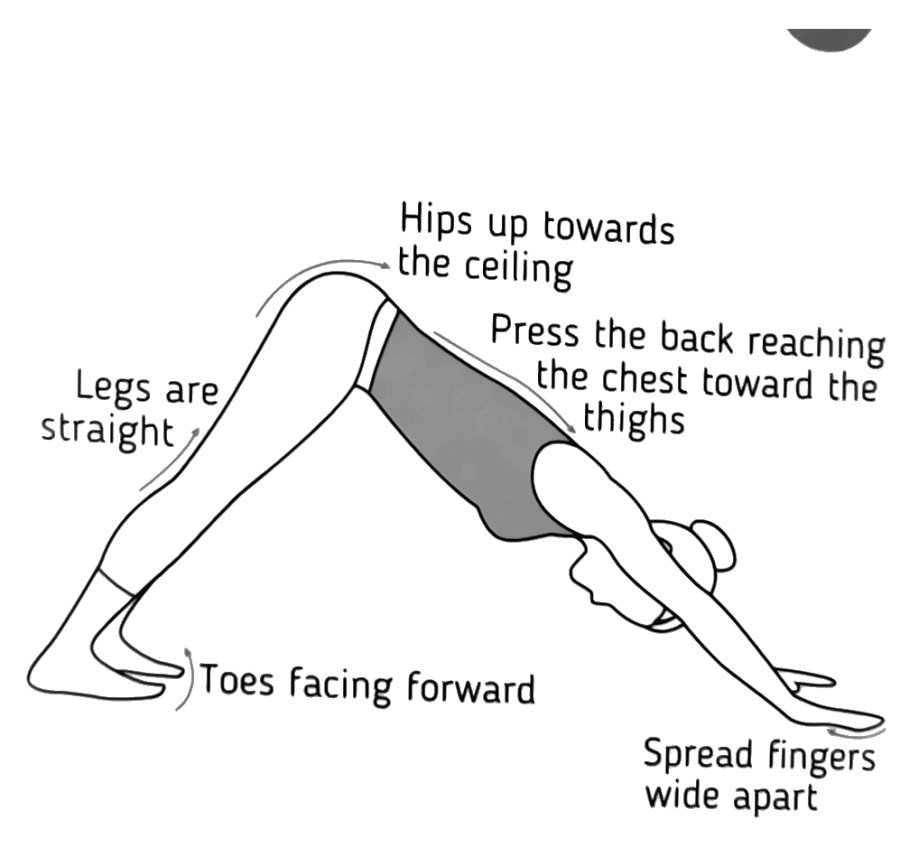
#> input picture img/mazo/adho-mukha-svanasana.jpg, 900 x 847 px
$ python crop_card.py ../img/mazo/adho-mukha-svanasana.jpg ../img/mazo/agnistambhasana.jpg 1.0 1.0
#> lines starting #> are read from the running program, lines starting #| are printed output that depends on the picture; after the words box and inside, x2 and y2 are one past the last pixel; in counts of white or black regions, pixels touching at a corner belong together
#> further down, img is the input picture: shape (847, 900, 3); min 0, max 255, mean 241.4
import cv2, numpy as np, sys

def order(pts):
    s = pts.sum(1); d = np.diff(pts,axis=1).ravel()
    return np.array([pts[np.argmin(s)], pts[np.argmin(d)], pts[np.argmax(s)], pts[np.argmax(d)]], np.float32)

def find_card(img):
    g = cv2.GaussianBlur(cv2.cvtColor(img, cv2.COLOR_BGR2GRAY),(5,5),0)
    _,th = cv2.threshold(g,0,255,cv2.THRESH_BINARY+cv2.THRESH_OTSU)
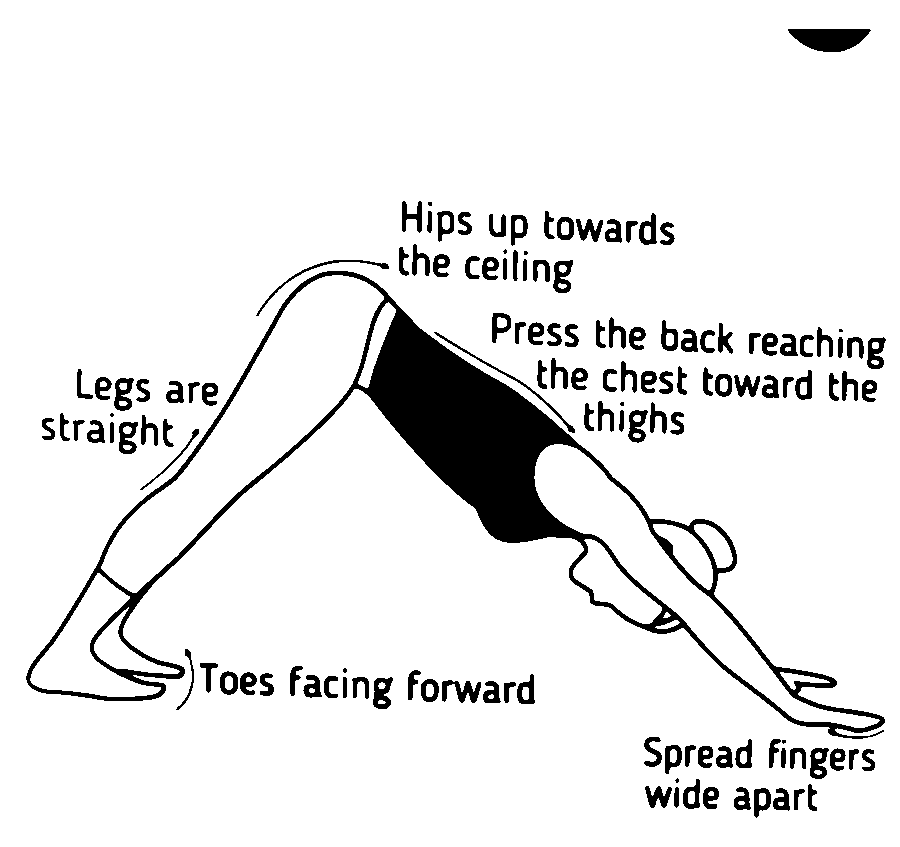
#> th: shape (847, 900); 91.4% white; 134 black regions (9 under 20 px), largest, box (x1, y1, x2, y2) and area: (26, 271, 885, 739) 36954, (788, 29, 871, 52) 1392, (442, 680, 481, 703) 469
    th = cv2.morphologyEx(th, cv2.MORPH_CLOSE, np.ones((25,25),np.uint8))
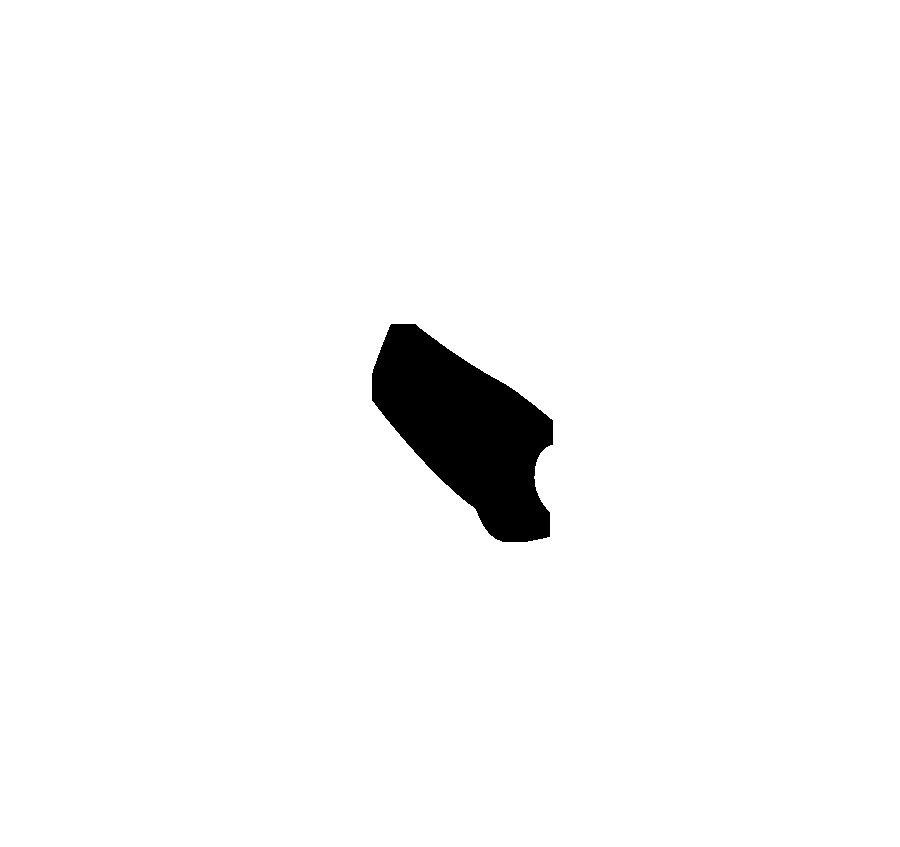
#> th: shape (847, 900); 97.1% white; 1 black region, box (x1, y1, x2, y2) and area: (372, 324, 553, 542) 22435
    cnts,_ = cv2.findContours(th, cv2.RETR_EXTERNAL, cv2.CHAIN_APPROX_SIMPLE)
#> cnts = [[[0, 0], [0, 846], [899, 846], [899, 0]]]
    c = max(cnts, key=cv2.contourArea)
#> c = [[0, 0], [0, 846], [899, 846], [899, 0]]
    peri = cv2.arcLength(c, True); ap=None
#> after `peri = cv2.arcLength(c, True)`: peri = 3490
    for eps in (0.02,0.03,0.05,0.08):
        a = cv2.approxPolyDP(c, eps*peri, True)
        if len(a)==4: ap=a; break
#> this loop made 1 pass
#> ap on pass 1: [[0, 0], [0, 846], [899, 846], [899, 0]]
    if ap is None:
        ap = cv2.boxPoints(cv2.minAreaRect(c)).astype(np.int32).reshape(-1,1,2)
    return order(ap.reshape(4,2).astype(np.float32))
#> in order, `s = pts.sum(1)`: s = [0, 846, 1745, 899]
#> in order, `d = np.diff(pts, axis=1).ravel()`: d = [0, 846, -53, -899]

def clean(gray):
    d = cv2.fastNlMeansDenoising(gray, None, h=12, templateWindowSize=7, searchWindowSize=21)
    f = d.astype(np.float32)
    lo,hi = np.percentile(f,3), np.percentile(f,72)
    f = np.clip((f-lo)*255/(hi-lo),0,255)
    f = np.where(f>196,255,f); f = np.where(f<24,12,f).astype(np.uint8)
    bl = cv2.GaussianBlur(f,(0,0),1.1)
    return np.clip(cv2.addWeighted(f,1.5,bl,-0.5,0),0,255).astype(np.uint8)

def trim(g, pad=26):
    mask = (g < 195).astype(np.uint8)
    mask = cv2.morphologyEx(mask, cv2.MORPH_OPEN, np.ones((5,5),np.uint8))  # drop specks
    ys, xs = np.where(mask>0)
    if len(xs)==0: return g
    x0,x1,y0,y1 = xs.min(),xs.max(),ys.min(),ys.max()
    x0=max(0,x0-pad); y0=max(0,y0-pad); x1=min(g.shape[1],x1+pad); y1=min(g.shape[0],y1+pad)
    return g[y0:y1, x0:x1]

src,out,y0f,y1f = sys.argv[1], sys.argv[2], float(sys.argv[3]), float(sys.argv[4])
img = cv2.imread(src)
quad = find_card(img)
#> quad = [[0, 0], [899, 0], [899, 846], [0, 846]]
W,H = 1000,1667
card = cv2.warpPerspective(img, cv2.getPerspectiveTransform(quad, np.array([[0,0],[W,0],[W,H],[0,H]],np.float32)), (W,H))
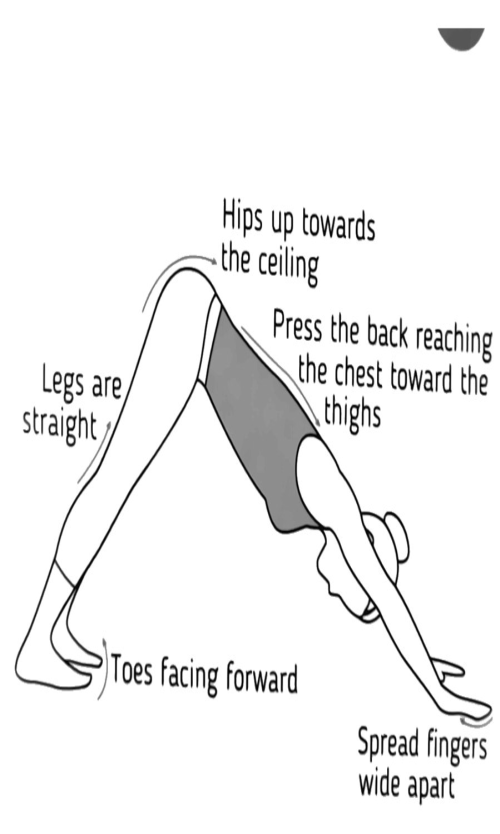
#> card: shape (1667, 1000, 3) (shown at 1/2 size); min 0, max 255, mean 241.4
crop = card[int(H*y0f):int(H*y1f), int(W*0.03):int(W*0.97)]
#> crop = empty array
#> (the run stopped early here; a loop or call above may not have finished)

$ run again, on img/mazo/alanasana.jpg
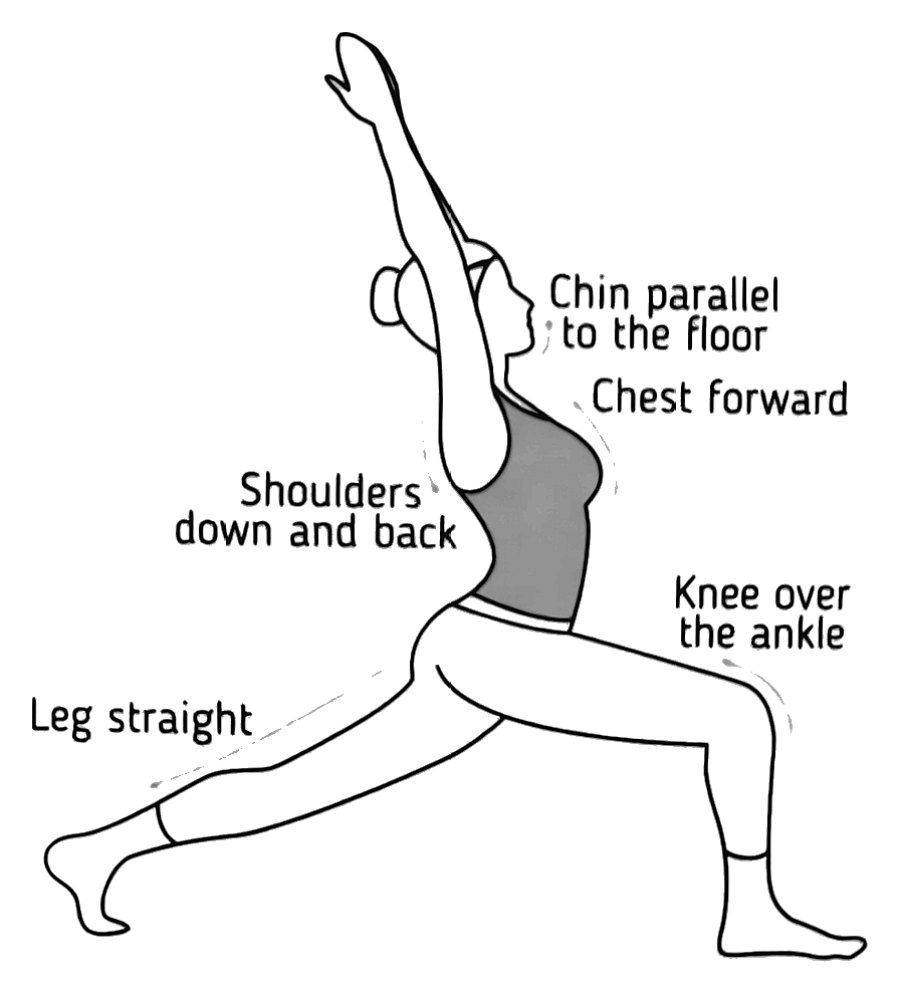
#> input picture img/mazo/alanasana.jpg, 900 x 994 px
#> img is the input picture: shape (994, 900, 3); min 0, max 255, mean 241.8
#> in find_card, `th = cv2.morphologyEx(th, cv2.MORPH_CLOSE, np.ones((25,25),np.uint8))`:
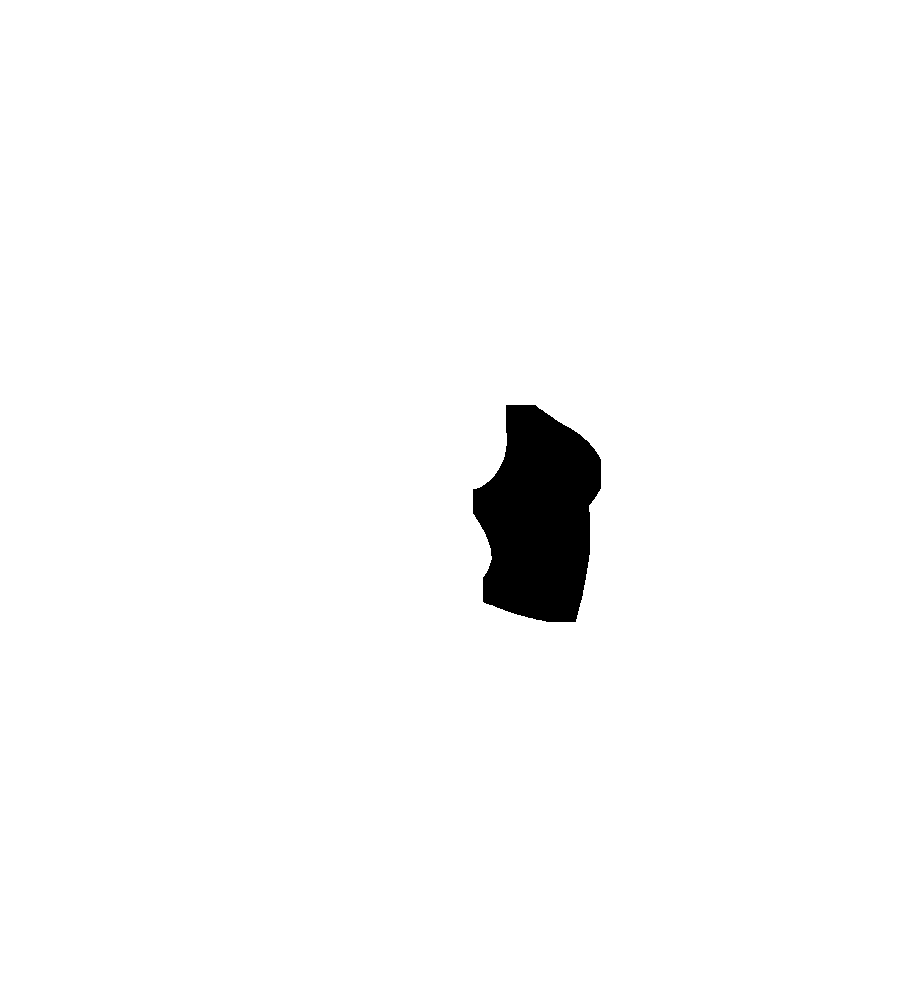
#> th: shape (994, 900); 97.7% white; 1 black region, box (x1, y1, x2, y2) and area: (473, 405, 601, 622) 20145
#> cnts = [[[0, 0], [0, 993], [899, 993], [899, 0]]]
#> c = [[0, 0], [0, 993], [899, 993], [899, 0]]
#> peri = 3784
#> the loop in find_card, `for eps in (0.02,0.03,0.05,0.08):` made 1 pass
#> ap on pass 1: [[0, 0], [0, 993], [899, 993], [899, 0]]
#> s = [0, 993, 1892, 899]
#> d = [0, 993, 94, -899]
#> quad = [[0, 0], [899, 0], [899, 993], [0, 993]]
#> `card = cv2.warpPerspective(img, cv2.getPerspectiveTransform(quad, np.a..`:
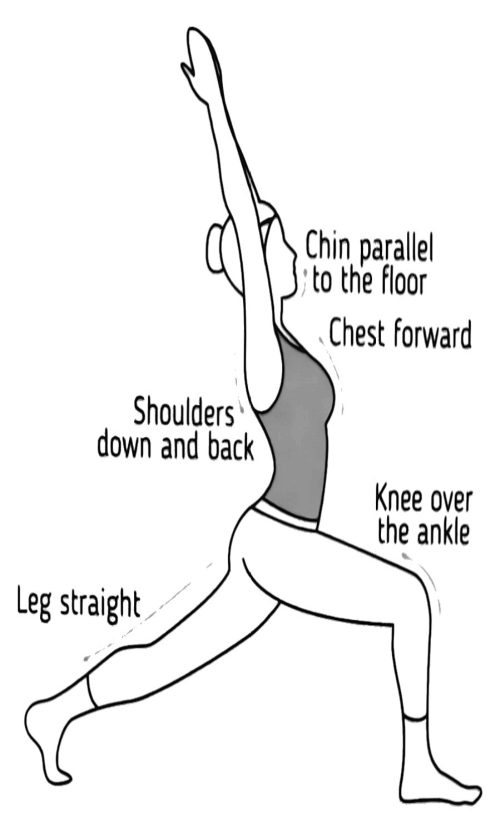
#> card: shape (1667, 1000, 3) (shown at 1/2 size); min 0, max 255, mean 241.8
#> crop = empty array

$ run again, on img/mazo/ananda-balasana.jpg
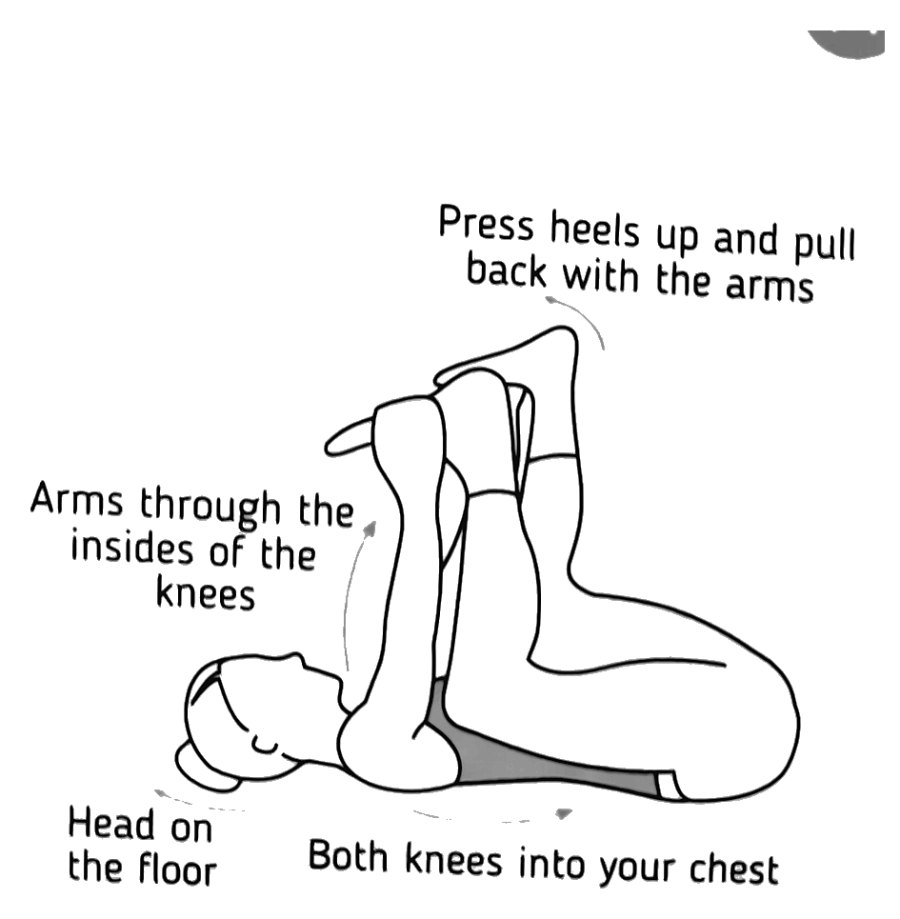
#> input picture img/mazo/ananda-balasana.jpg, 900 x 919 px
#> img is the input picture: shape (919, 900, 3); min 0, max 255, mean 242.2
#> in find_card, `th = cv2.morphologyEx(th, cv2.MORPH_CLOSE, np.ones((25,25),np.uint8))`:
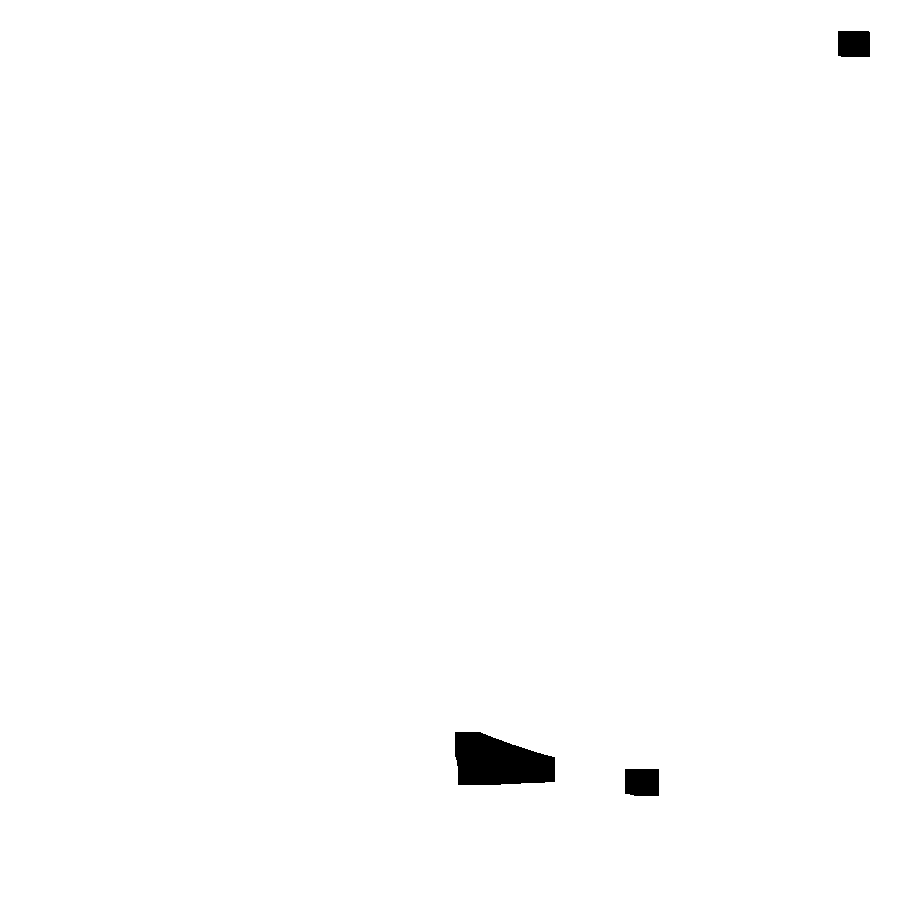
#> th: shape (919, 900); 99.3% white; 3 black regions, box (x1, y1, x2, y2) and area: (455, 732, 555, 785) 4104, (625, 769, 659, 796) 904, (838, 31, 870, 57) 828
#> cnts = [[[0, 0], [0, 918], [899, 918], [899, 0]]]
#> c = [[0, 0], [0, 918], [899, 918], [899, 0]]
#> peri = 3634
#> the loop in find_card, `for eps in (0.02,0.03,0.05,0.08):` made 1 pass
#> ap on pass 1: [[0, 0], [0, 918], [899, 918], [899, 0]]
#> s = [0, 918, 1817, 899]
#> d = [0, 918, 19, -899]
#> quad = [[0, 0], [899, 0], [899, 918], [0, 918]]
#> `card = cv2.warpPerspective(img, cv2.getPerspectiveTransform(quad, np.a..`:
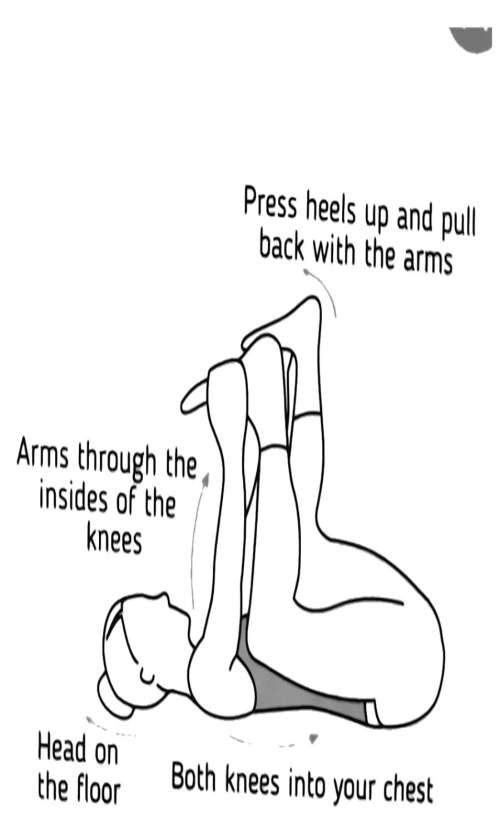
#> card: shape (1667, 1000, 3) (shown at 1/2 size); min 0, max 255, mean 242.2
#> crop = empty array
